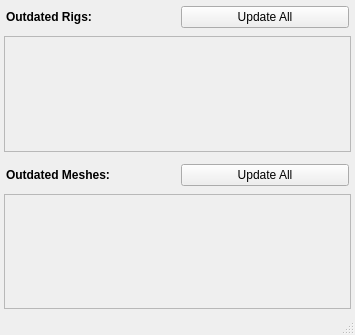
<?xml version="1.0" encoding="UTF-8"?>
<ui version="4.0">
 <class>MainWindow</class>
 <widget class="QMainWindow" name="MainWindow">
  <property name="geometry">
   <rect>
    <x>0</x>
    <y>0</y>
    <width>355</width>
    <height>335</height>
   </rect>
  </property>
  <property name="minimumSize">
   <size>
    <width>355</width>
    <height>335</height>
   </size>
  </property>
  <property name="windowTitle">
   <string>MainWindow</string>
  </property>
  <widget class="QWidget" name="centralwidget">
   <layout class="QVBoxLayout" name="verticalLayout">
    <property name="leftMargin">
     <number>2</number>
    </property>
    <property name="topMargin">
     <number>2</number>
    </property>
    <property name="rightMargin">
     <number>2</number>
    </property>
    <property name="bottomMargin">
     <number>2</number>
    </property>
    <item>
     <widget class="QFrame" name="rig_updater_frame">
      <property name="sizePolicy">
       <sizepolicy hsizetype="Expanding" vsizetype="Preferred">
        <horstretch>0</horstretch>
        <verstretch>0</verstretch>
       </sizepolicy>
      </property>
      <property name="minimumSize">
       <size>
        <width>350</width>
        <height>140</height>
       </size>
      </property>
      <property name="frameShape">
       <enum>QFrame::NoFrame</enum>
      </property>
      <property name="frameShadow">
       <enum>QFrame::Raised</enum>
      </property>
      <layout class="QVBoxLayout" name="verticalLayout_2">
       <property name="leftMargin">
        <number>2</number>
       </property>
       <property name="topMargin">
        <number>2</number>
       </property>
       <property name="rightMargin">
        <number>2</number>
       </property>
       <property name="bottomMargin">
        <number>2</number>
       </property>
       <item>
        <widget class="QFrame" name="rig_label_frame">
         <property name="frameShape">
          <enum>QFrame::NoFrame</enum>
         </property>
         <property name="frameShadow">
          <enum>QFrame::Raised</enum>
         </property>
         <layout class="QHBoxLayout" name="horizontalLayout">
          <property name="leftMargin">
           <number>2</number>
          </property>
          <property name="topMargin">
           <number>2</number>
          </property>
          <property name="rightMargin">
           <number>2</number>
          </property>
          <property name="bottomMargin">
           <number>2</number>
          </property>
          <item>
           <widget class="QLabel" name="rigs_label">
            <property name="font">
             <font>
              <weight>75</weight>
              <bold>true</bold>
             </font>
            </property>
            <property name="text">
             <string>Outdated Rigs:</string>
            </property>
            <property name="textFormat">
             <enum>Qt::PlainText</enum>
            </property>
           </widget>
          </item>
          <item>
           <widget class="QPushButton" name="rig_all_pushButton">
            <property name="text">
             <string> Update All </string>
            </property>
           </widget>
          </item>
         </layout>
        </widget>
       </item>
       <item>
        <widget class="QScrollArea" name="rigs_scrollArea">
         <property name="widgetResizable">
          <bool>true</bool>
         </property>
         <widget class="QWidget" name="rigs_scrollAreaWidgetContents">
          <property name="geometry">
           <rect>
            <x>0</x>
            <y>0</y>
            <width>345</width>
            <height>103</height>
           </rect>
          </property>
          <property name="sizePolicy">
           <sizepolicy hsizetype="Expanding" vsizetype="Expanding">
            <horstretch>0</horstretch>
            <verstretch>0</verstretch>
           </sizepolicy>
          </property>
          <layout class="QVBoxLayout" name="verticalLayout_3"/>
         </widget>
        </widget>
       </item>
      </layout>
     </widget>
    </item>
    <item>
     <widget class="QFrame" name="mesh_outdate_frame">
      <property name="minimumSize">
       <size>
        <width>350</width>
        <height>140</height>
       </size>
      </property>
      <property name="frameShape">
       <enum>QFrame::NoFrame</enum>
      </property>
      <property name="frameShadow">
       <enum>QFrame::Raised</enum>
      </property>
      <layout class="QVBoxLayout" name="verticalLayout_4">
       <property name="leftMargin">
        <number>2</number>
       </property>
       <property name="topMargin">
        <number>2</number>
       </property>
       <property name="rightMargin">
        <number>2</number>
       </property>
       <property name="bottomMargin">
        <number>2</number>
       </property>
       <item>
        <widget class="QFrame" name="mesh_label_frame">
         <property name="frameShape">
          <enum>QFrame::NoFrame</enum>
         </property>
         <property name="frameShadow">
          <enum>QFrame::Raised</enum>
         </property>
         <layout class="QHBoxLayout" name="horizontalLayout_2">
          <property name="leftMargin">
           <number>2</number>
          </property>
          <property name="topMargin">
           <number>2</number>
          </property>
          <property name="rightMargin">
           <number>2</number>
          </property>
          <property name="bottomMargin">
           <number>2</number>
          </property>
          <item>
           <widget class="QLabel" name="mesh_label">
            <property name="font">
             <font>
              <weight>75</weight>
              <bold>true</bold>
             </font>
            </property>
            <property name="text">
             <string>Outdated Meshes:</string>
            </property>
           </widget>
          </item>
          <item>
           <widget class="QPushButton" name="mesh_all_pushButton">
            <property name="text">
             <string> Update All </string>
            </property>
           </widget>
          </item>
         </layout>
        </widget>
       </item>
       <item>
        <widget class="QScrollArea" name="mesh_scrollArea">
         <property name="widgetResizable">
          <bool>true</bool>
         </property>
         <widget class="QWidget" name="mesh_scrollAreaWidgetContents">
          <property name="geometry">
           <rect>
            <x>0</x>
            <y>0</y>
            <width>345</width>
            <height>103</height>
           </rect>
          </property>
          <layout class="QVBoxLayout" name="verticalLayout_5"/>
         </widget>
        </widget>
       </item>
      </layout>
     </widget>
    </item>
   </layout>
  </widget>
  <widget class="QMenuBar" name="menubar">
   <property name="geometry">
    <rect>
     <x>0</x>
     <y>0</y>
     <width>355</width>
     <height>21</height>
    </rect>
   </property>
  </widget>
  <widget class="QStatusBar" name="statusbar"/>
 </widget>
 <resources/>
 <connections/>
</ui>
